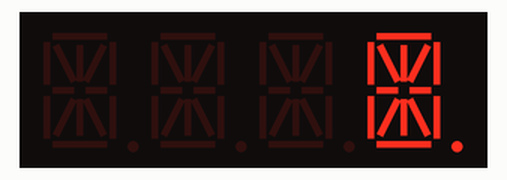
Recording of a sketch running on a simulated Arduino Uno, built with avr-gcc and run on an emulated ATmega328P. Shown: 4-digit fourteen-segment display. Wiring (inferred from the names in the program): HT16K33 LED driver at I2C address 0x70.

Above: at 0.8 s.
At 27.6 s:
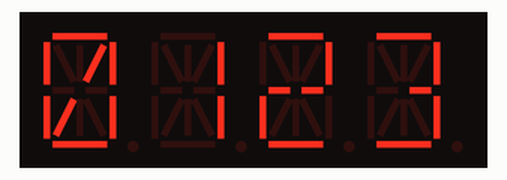
At 28.7 s:
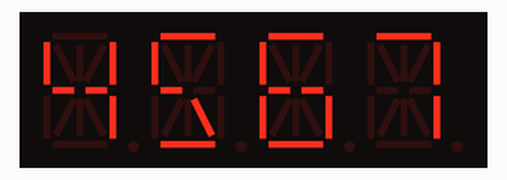
At 29.7 s:
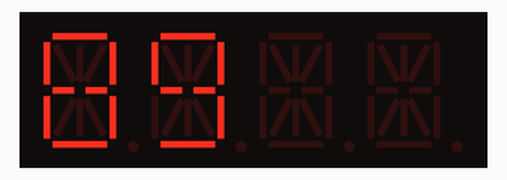
At 30.7 s:
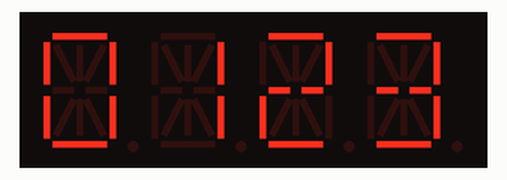
At 33.7 s:
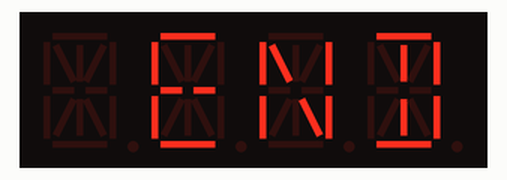

The sketch:

AlphaDispDemo.ino
```cpp
#include <AlphaDisp.h>

AlphaDisp dsply;

/*
 I built a 16 character display, using 4 Adafruit Alphanumeric FeatherWing displays (see product ID 3130).
 Thus I wanted a better library to handle a nice long 16 character display, as I would be writting to 4
 different I2C device addresses (which must be consecutive, with the leftmost being the lowest address).

 This Demo is coded for a single 4 character display.
 When I run this on my 16 character display, I change the numDevices below to 4.
 Sometime down the road, I am going to assemble some alphanumeric displays using the HT16K33 display driver, driving
 8 characters each (its maximum for this type of display).  I will then need to modify the deviceDigits to 8 for that project.
 If your project contains more than 32 characters, the AlphaDisp.h file will need to be modified at the #define
 for DISPLAY_BUFFER_SIZE, which I set at 32.

 Below is a reference to "dsply.sevenSegFlag".  This is due to a personal thing of mine.  For just about every
 display I write to, I like to have a seven segment font for numbers.  I just like them.  For this project, it
 didn't change the way most digits appear.  It is a "Sam" thing.  By default, it doesn't use that font.

 As I have mentioned elsewhere, using the scroll routines are not friendly if there is other I/O that needs a lot of attention.
 Thus, if your project needs to capture that I/O (eg. GPS device), you will have to write code, using the other routines to do your
 own scrolling.  The scroll routines use the delay() function internally, thus keeping the processor tied up.

 One other decision I made was to refer to the first position of the display as 1.  So routines like writeDigitRaw & setCursor that refer
 to a character position begin at 1, going to the number of characters total.  The Adafruit libraries started at 0.  I think most people
 think of things starting at 1.
 */

//  Adjust the following line or two for your actual display
#define numDevices 1
#define deviceDigits 4


void setup()
{
  uint8_t abuffer[32];
  dsply.begin(0x70, numDevices, deviceDigits);  //0x70 is address of first device
  dsply.setBrightness(8);  //About mid brightness
  dsply.clear();    //clear out the memory version of the display
  dsply.writeDisplay();  //display the cleared out memory, clearing the display

  for (uint8_t z9=1;z9<(deviceDigits*numDevices)+1;z9++)  //loop through the display
  {
    dsply.writeDigitRaw(z9,0xFFFF);  //  Turn on all segments
    dsply.writeDisplay();   //move memory to the actual display
    delay(200);
    dsply.writeDigitRaw(z9,0);  //clear out test pattern
  }
    delay(200);
    dsply.clear();
    dsply.writeDigitAscii(2,'H');  //The letter H goes on position 2, in the display memory
    dsply.writeDigitAscii(3,'i');  //The letter i goes on position 3
    dsply.writeDisplay();  //Now show the display memory
    delay(1500);
    dsply.blinkRate(1);  //0=no blink, 1=2Hz blink, 2=1Hz blink, 3=.5Hz blink
    delay(3000);
    dsply.blinkRate(0);  //Stop the blinking

    dsply.clear();
    dsply.scrollDelay(250);  //Set the delay for scrolling (milliseconds between characters)
    sprintf(abuffer,"This is a test line of data for the display");
    dsply.scrollString(abuffer);  //I use sprintf to format data for display, thus show the results here
    dsply.scrollFinish();  //Now, finish the scroll, until blank

    dsply.scrollCharacter('*');  //Want to scroll just one character?
    dsply.scrollFinish();  //Move it left until it is gone

    dsply.setBrightness(0);  //the lowest brightness setting
    dsply.scrollString("Dim setting");
    dsply.scrollFinish();
    dsply.setBrightness(15);  //full brightness
    dsply.scrollString("Full bright..");
    dsply.scrollFinish();
    delay(1000);

    dsply.sevenSegFlag=false;  //This is set to false in the begin() function
    dsply.setCursor(1);
    dsply.writeString("0123");
    dsply.writeDisplay();
    delay(1000);
    dsply.setCursor(1);
    dsply.writeString("4567");
    dsply.writeDisplay();
    delay(1000);
    dsply.setCursor(1);
    dsply.writeString("89  ");
    dsply.writeDisplay();
    delay(1000);
    dsply.sevenSegFlag=true;  //Square off the numbers, like we have a seven segment display
    dsply.setCursor(1);
    dsply.writeString("0123");
    dsply.writeDisplay();
    delay(1000);
    dsply.setCursor(1);
    dsply.writeString("4567");
    dsply.writeDisplay();
    delay(1000);
    dsply.setCursor(1);
    dsply.writeString("89  ");
    dsply.writeDisplay();
    delay(1000);

    dsply.clear();
    dsply.setCursor(2);  //for the following function, set the cursor to position 2 on the screen (which starts at 1, not 0)
    dsply.blinkRate(2);
    dsply.writeString("END");
    dsply.writeDisplay();
    delay(5000);
    dsply.clear();
    dsply.writeDisplay();
}

void loop() {
  // put your main code here, to run repeatedly:

}
```

AlphaDisp.cpp
```cpp
// (licence header left out)
#include "AlphaDisp.h"
#include <Wire.h>

#include "AlphaDispFont.cpp"

AlphaDisp::AlphaDisp (void)
{
}

void AlphaDisp::setBrightness(uint8_t b)
{
  for (uint8_t devAddr=i2c_addr;devAddr<numberOfDevices+i2c_addr;devAddr++)
  {
    if (b > 15) b = 15;
    Wire.beginTransmission(devAddr);
    Wire.write(HT16K33_CMD_BRIGHTNESS | b);
    Wire.endTransmission();
  }
}

void AlphaDisp::blinkRate(uint8_t b)
{
  for (uint8_t devAddr=i2c_addr;devAddr<numberOfDevices+i2c_addr;devAddr++)
  {
    Wire.beginTransmission(devAddr);
    if (b > 3) b = 0; // turn off if not sure
    Wire.write(HT16K33_BLINK_CMD | HT16K33_BLINK_DISPLAYON | (b << 1));
    Wire.endTransmission();
  }
}


void AlphaDisp::begin(uint8_t _addr = 0x70, uint8_t ND=1, uint8_t DD=4)
{
  i2c_addr = _addr;
  numberOfDevices=1;  //Set the default
  if ((ND>0) && (ND<9)) numberOfDevices=ND;  //Don't change anything if out of range
  digitsPerDev=4;  //The standard device from Adafruit has 4 digits
  if ((DD>0) && (DD<9)) digitsPerDev=DD; //Don't change anything if out of range
  Wire.begin();
  for (uint8_t devAddr=i2c_addr;devAddr<(numberOfDevices+i2c_addr);devAddr++)
  {
    Wire.beginTransmission(devAddr);
    Wire.write(0x21);  // turn on oscillator
    Wire.endTransmission();
  }
    blinkRate(HT16K33_BLINK_OFF);
    setBrightness(0); // min brightness
	s_delay=250;
	cursorAddr=0;
	sevenSegFlag=false;
}

void AlphaDisp::writeDisplay(void)
{
  for (uint8_t devAddr=i2c_addr;devAddr<numberOfDevices+i2c_addr;devAddr++)
  {
    Wire.beginTransmission(devAddr);
    Wire.write((uint8_t)0x00); // start at address $00

    for (uint8_t i=0; i<digitsPerDev; i++) {
      Wire.write(displaybuffer[i+((devAddr-i2c_addr)*digitsPerDev)] & 0xFF);
      Wire.write(displaybuffer[i+((devAddr-i2c_addr)*digitsPerDev)] >> 8);
    }
    Wire.endTransmission();
  }
}

void AlphaDisp::clear(void)
{
  for (uint8_t i=0; i<DISPLAY_BUFFER_SIZE; i++) {
    displaybuffer[i] = 0;
  }
}

void AlphaDisp::writeDigitRaw(uint8_t n, uint16_t bitmap)
{
  if ((n<=numberOfDevices*digitsPerDev) && (n!=0)) displaybuffer[n-1] = bitmap;  //Bypass if pointer out of range
}

void AlphaDisp::writeDigitAscii(uint8_t n, uint8_t a,  boolean d)
{
  uint8_t tmpchr=a;
  if (a>127) return;   //Out of bounds on our table, so do nothing
  if ((n>numberOfDevices*digitsPerDev) || (n==0)) return;  //exit if "off screen"
  if ((sevenSegFlag) && isdigit(tmpchr)) tmpchr-=48;
  uint16_t font = pgm_read_word(alphafonttable+tmpchr);
  displaybuffer[n-1] = font;  //display memory array starts at 0,for humans, the screen starts at 1
  if (d) displaybuffer[n-1] |= (1<<14);
}

void AlphaDisp::scrollDelay(unsigned long dly)
  {
	 s_delay=dly;
  }

void AlphaDisp::scrollCharacter(uint8_t character, boolean d)
  {
	 for (uint8_t z9=1;z9<numberOfDevices*digitsPerDev;z9++) displaybuffer[z9-1]=displaybuffer[z9];  //shift display memory left
	 writeDigitAscii(numberOfDevices*digitsPerDev,character,d);
	 writeDisplay();
	 delay(s_delay);
  }

void AlphaDisp::scrollFinish(void)
  {
	  for (uint8_t z9=0;z9<numberOfDevices*digitsPerDev;z9++) scrollCharacter(' ',false);
  }

 void AlphaDisp::scrollString(uint8_t *characters)
 {
	while (*characters) scrollCharacter(*characters++, false);
 }
void AlphaDisp::setCursor(uint8_t CA)
{
    if ((CA<=(numberOfDevices*digitsPerDev)) && (CA!=0)) cursorAddr=CA;  //the first position is 1
}
void AlphaDisp::writeString(uint8_t *characters)
{
	while (*characters)
	{
		if (cursorAddr<((numberOfDevices*digitsPerDev)+1))  //still on the display area?
		{
			writeDigitAscii(cursorAddr++,*characters++);
		}
		else return;  //Exit if trying to write past end of the display area
	}
}
```

AlphaDisp.h
```cpp
// (licence header left out)
#ifndef AlphaDisp_h
#define AlphaDisp_h

#if (ARDUINO >= 100)
 #include "Arduino.h"
#else
 #include "WProgram.h"
#endif


#include <Wire.h>

#define DISPLAY_BUFFER_SIZE 32
#define HT16K33_BLINK_CMD 0x80
#define HT16K33_BLINK_DISPLAYON 0x01
#define HT16K33_BLINK_OFF 0
#define HT16K33_BLINK_2HZ  1
#define HT16K33_BLINK_1HZ  2
#define HT16K33_BLINK_HALFHZ  3

#define HT16K33_CMD_BRIGHTNESS 0xE0

class AlphaDisp {
 public:
  AlphaDisp(void);
  void begin(uint8_t _addr, uint8_t ND=1, uint8_t DD=4);
  void setBrightness(uint8_t b);
  void blinkRate(uint8_t b);
  void writeDisplay(void);
  void clear(void);
  void writeDigitRaw(uint8_t n, uint16_t bitmask);
  void writeDigitAscii(uint8_t n, uint8_t ascii, boolean dot = false);
  void scrollDelay(unsigned long dly);
  void scrollCharacter(uint8_t character, boolean d=false);
  void scrollFinish(void);
  void scrollString(byte *characters);
  void setCursor(uint8_t CA);  //Set the cursor address
  void writeString(byte *characters);  //Write a string of characters starting at the cursor address
  boolean sevenSegFlag;
 protected:
  uint8_t i2c_addr;
  unsigned long s_delay;
  uint8_t numberOfDevices;
  uint8_t cursorAddr;
  uint16_t displaybuffer[DISPLAY_BUFFER_SIZE];
  uint8_t digitsPerDev;
};

#endif // AlphaDisp
```

AlphaDispFont.cpp
```cpp
// (licence header left out)
#include <avr/pgmspace.h>

static const uint16_t alphafonttable[] PROGMEM =  {

0b0000000000111111,  //7 segment 0
0b0000000000000110,  //7 segment 1
0b0000000011011011,  //7 segment 2
0b0000000011001111,  //7 segment 3
0b0000000011100110,  //7 segment 4
0b0000000011101101,  //7 segment 5
0b0000000011111101,  //7 segment 6
0b0000000000000111,  //7 segment 7
0b0000000011111111,  //7 segment 8
0b0000000011101111,  //7 segment 9
0b0000000000000000,
0b0000000000000000,
0b0000000000000000,
0b0000000000000000,
0b0000000000000000,
0b0000000000000000,
0b0000000000000000,
0b0000000000000000,
0b0000000000000000,
0b0000000000000000,
0b0000000000000000,
0b0000000000000000,
0b0000000000000000,
0b0000000000000000,
0b0001001011001001,
0b0001010111000000,
0b0001001011111001,
0b0000000011100011,
0b0000010100110000,
0b0001001011001000,
0b0011101000000000,
0b0001011100000000,
0b0000000000000000, //
0b0000000000000110, // !
0b0000001000100000, // "
0b0001001011001110, // #
0b0001001011101101, // $
0b0000110000100100, // %
0b0010001101011101, // &
0b0000010000000000, // '
0b0010010000000000, // (
0b0000100100000000, // )
0b0011111111000000, // *
0b0001001011000000, // +
0b0000100000000000, // ,
0b0000000011000000, // -
0b0000000000000000, // .
0b0000110000000000, // /
0b0000110000111111, // 0
0b0000000000000110, // 1
0b0000000011011011, // 2
0b0000000010001111, // 3
0b0000000011100110, // 4
0b0010000001101001, // 5
0b0000000011111101, // 6
0b0000000000000111, // 7
0b0000000011111111, // 8
0b0000000011101111, // 9
0b0000000000001001, // :
0b0000101000000000, // ;
0b0010010000000000, // <
0b0000000011001000, // =
0b0000100100000000, // >
0b0001000010000011, // ?
0b0000001010111011, // @
0b0000000011110111, // A
0b0001001010001111, // B
0b0000000000111001, // C
0b0001001000001111, // D
0b0000000011111001, // E
0b0000000001110001, // F
0b0000000010111101, // G
0b0000000011110110, // H
0b0001001000000000, // I
0b0000000000011110, // J
0b0010010001110000, // K
0b0000000000111000, // L
0b0000010100110110, // M
0b0010000100110110, // N
0b0000000000111111, // O
0b0000000011110011, // P
0b0010000000111111, // Q
0b0010000011110011, // R
0b0000000011101101, // S
0b0001001000000001, // T
0b0000000000111110, // U
0b0000110000110000, // V
0b0010100000110110, // W
0b0010110100000000, // X
0b0001010100000000, // Y
0b0000110000001001, // Z
0b0000000000111001, // [
0b0010000100000000, //
0b0000000000001111, // ]
0b0000110000000011, // ^
0b0000000000001000, // _
0b0000000100000000, // `
0b0001000001011000, // a
0b0010000001111000, // b
0b0000000011011000, // c
0b0000100010001110, // d
0b0000100001011000, // e
0b0000000001110001, // f
0b0000010010001110, // g
0b0001000001110000, // h
0b0001000000000000, // i
0b0000000000001110, // j
0b0011011000000000, // k
0b0000000000110000, // l
0b0001000011010100, // m
0b0001000001010000, // n
0b0000000011011100, // o
0b0000000101110000, // p
0b0000010010000110, // q
0b0000000001010000, // r
0b0010000010001000, // s
0b0000000001111000, // t
0b0000000000011100, // u
0b0010000000000100, // v
0b0010100000010100, // w
0b0010100011000000, // x
0b0010000000001100, // y
0b0000100001001000, // z
0b0000100101001001, // {
0b0001001000000000, // |
0b0010010010001001, // }
0b0000010100100000, // ~
0b0011111111111111,

};
```

Measured:
- what the display in image 0 shows lasts 0.4 s, from 0.6 s to 1.0 s
- what the display in image 1 shows lasts 1.0 s, from 27.6 s to 28.6 s
- what the display in image 5 shows lasts 5.0 s, from 33.6 s to 38.6 s
